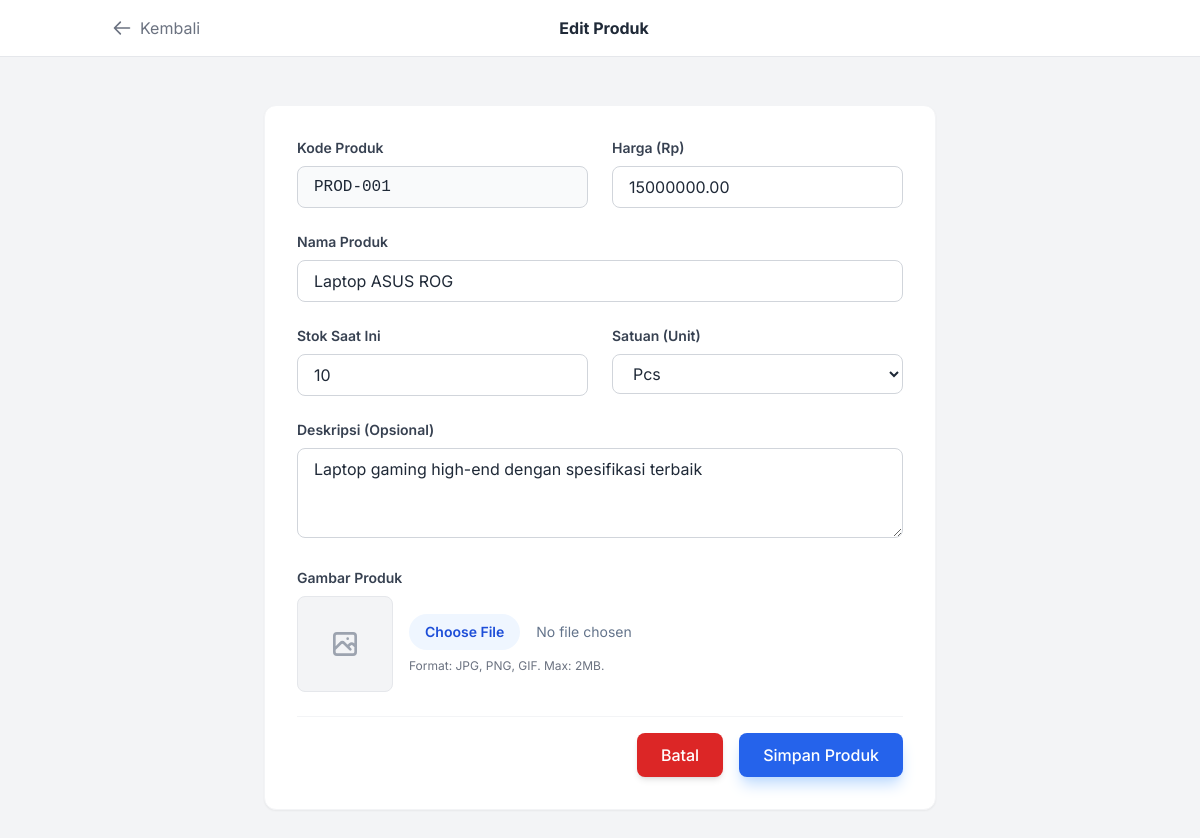
Page /page/products/form.php?id=1 on the committed database.
### tables this page shows
CREATE TABLE IF NOT EXISTS `products` (
  `id` int(11) NOT NULL AUTO_INCREMENT,
  `category_id` int(11) DEFAULT NULL,
  `code` varchar(50) DEFAULT NULL,
  `name` varchar(255) NOT NULL,
  `description` text DEFAULT NULL,
  `price` decimal(15,2) NOT NULL DEFAULT 0.00,
  `unit` varchar(50) DEFAULT 'pcs',
  `stock` int(11) DEFAULT 0,
  `min_stock` int(11) DEFAULT 0,
  `is_active` tinyint(1) NOT NULL DEFAULT 1,
  `created_at` timestamp NOT NULL DEFAULT CURRENT_TIMESTAMP,
  `updated_at` timestamp NOT NULL DEFAULT CURRENT_TIMESTAMP ON UPDATE CURRENT_TIMESTAMP,
  PRIMARY KEY (`id`),
  UNIQUE KEY `code` (`code`),
  KEY `category_id` (`category_id`),
  KEY `is_active` (`is_active`),
  CONSTRAINT `fk_products_category` FOREIGN KEY (`category_id`) REFERENCES `categories` (`id`) ON DELETE SET NULL
);

### page/products/form.php (the view, shortened to what this page needs)
<?php
$db = getDB();
$id = $_GET['id'] ?? null;
$product = [
    'code' => '',
    'name' => '',
    'price' => '',
    'stock' => '',
    'unit' => 'pcs',
    'description' => ''
];
$isEdit = false;
if ($id) {
    $stmt = $db->prepare("SELECT * FROM products WHERE id = ?");
    $stmt->execute([$id]);
    $items = $stmt->fetch();
    if ($items) {
        $product = $items;
        $isEdit = true;
    }
}
?>
<!DOCTYPE html>
<html lang="id">
<head>
    <script src="https://cdn.tailwindcss.com"></script>
</head>
<body class="text-gray-800">
    <nav class="bg-white border-b border-gray-200">
        <div class="container mx-auto px-6 py-4">
            <div class="flex items-center justify-between">
                <div class="flex items-center gap-3">
                    <a href="list.php" class="flex items-center text-gray-500 hover:text-gray-900 transition">
                        <svg class="w-5 h-5 mr-2" fill="none" stroke="currentColor" viewBox="0 0 24 24"><path stroke-linecap="round" stroke-linejoin="round" stroke-width="2" d="M10 19l-7-7m0 0l7-7m-7 7h18"/></svg>
                        Kembali
                    </a>
                </div>
                <div class="font-bold text-gray-800">
                    <?php echo $isEdit ? 'Edit Produk' : 'Tambah Produk Baru'; ?>
                </div>
            </div>
        </div>
    </nav>
    <main class="container mx-auto px-6 py-12">
        <div class="max-w-2xl mx-auto">
            <form action="save_product.php" method="POST" enctype="multipart/form-data" class="bg-white rounded-xl shadow-sm border border-gray-100 p-8">
                <div class="grid grid-cols-1 md:grid-cols-2 gap-6 mb-6">
                    <div class="col-span-1">
                        <label class="block text-sm font-semibold text-gray-700 mb-2">Kode Produk</label>
                        <input type="text" name="code" value="<?php echo htmlspecialchars($product['code']); ?>" required
                               class="w-full px-4 py-2 border border-gray-300 rounded-lg focus:ring-2 focus:ring-blue-500 focus:border-blue-500 outline-none transition uppercase font-mono bg-gray-50">
                    </div>
                    <div class="col-span-1">
                        <label class="block text-sm font-semibold text-gray-700 mb-2">Harga (Rp)</label>
                        <input type="number" name="price" value="<?php echo htmlspecialchars($product['price']); ?>" required
                               class="w-full px-4 py-2 border border-gray-300 rounded-lg focus:ring-2 focus:ring-blue-500 focus:border-blue-500 outline-none transition">
                    </div>
                    <div class="col-span-2">
                        <label class="block text-sm font-semibold text-gray-700 mb-2">Nama Produk</label>
                        <input type="text" name="name" value="<?php echo htmlspecialchars($product['name']); ?>" required
                               placeholder="Contoh: Jasa Desain Website"
                               class="w-full px-4 py-2 border border-gray-300 rounded-lg focus:ring-2 focus:ring-blue-500 focus:border-blue-500 outline-none transition">
                    </div>
                    <div class="col-span-1">
                        <label class="block text-sm font-semibold text-gray-700 mb-2">Stok Saat Ini</label>
                        <input type="number" name="stock" value="<?php echo htmlspecialchars($product['stock']); ?>"
                               class="w-full px-4 py-2 border border-gray-300 rounded-lg focus:ring-2 focus:ring-blue-500 focus:border-blue-500 outline-none transition">
                    </div>
                    <?php
                    $currentUnit = $product['unit'];
                    $selectedType = 'pcs';
                    if (strpos($currentUnit, 'cm') !== false && strpos($currentUnit, 'X') !== false) {
                        $selectedType = 'cm';
                        $clean = str_ireplace(' cm', '', $currentUnit);
                        $parts = explode(' X ', $clean);
                        $dimL = $parts[0] ?? '';
                        $dimW = $parts[1] ?? '';
                    } elseif (in_array(strtolower($currentUnit), ['pcs', 'box', 'ml'])) {
                        $selectedType = strtolower($currentUnit);
                    }
                    ?>
                    <div class="col-span-1">
                        <label class="block text-sm font-semibold text-gray-700 mb-2">Satuan (Unit)</label>
                        <select id="unitSelector" class="w-full px-4 py-2 border border-gray-300 rounded-lg focus:ring-2 focus:ring-blue-500 focus:border-blue-500 outline-none transition bg-white" onchange="updateUnitLogic()">
                            <option value="pcs" <?php echo $selectedType == 'pcs' ? 'selected' : ''; ?>>Pcs</option>
                        </select>
                    </div>
                    <div class="col-span-2">
                        <label class="block text-sm font-semibold text-gray-700 mb-2">Deskripsi (Opsional)</label>
                        <textarea name="description" rows="3"
                                  class="w-full px-4 py-2 border border-gray-300 rounded-lg focus:ring-2 focus:ring-blue-500 focus:border-blue-500 outline-none transition"><?php echo htmlspecialchars($product['description']); ?></textarea>
                    </div>
                    <div class="col-span-2">
                        <label class="block text-sm font-semibold text-gray-700 mb-2">Gambar Produk</label>
                        <div class="flex items-center gap-4">
                            <div id="imagePreview" class="w-24 h-24 bg-gray-100 border border-gray-200 rounded-lg flex items-center justify-center overflow-hidden">
                            </div>
                            <div class="flex-1">
                                <input type="file" name="image" id="imageInput" accept="image/*"
                                       class="block w-full text-sm text-slate-500
                                       file:mr-4 file:py-2 file:px-4
                                       file:rounded-full file:border-0
                                       file:text-sm file:font-semibold
                                       file:bg-blue-50 file:text-blue-700
                                       file:cursor-pointer hover:file:bg-blue-100 mb-2">
                                <p class="text-xs text-gray-500">Format: JPG, PNG, GIF. Max: 2MB.</p>
                            </div>
                        </div>
                    </div>
                </div>
                <div class="flex justify-end gap-4 pt-4 border-t border-gray-100">
                    <a href="list.php" class="px-6 py-2.5 bg-red-600 text-white font-medium rounded-lg hover:bg-red-700 shadow-md transition transform hover:-translate-y-0.5">Batal</a>
                    <button type="submit" class="px-6 py-2.5 bg-blue-600 text-white font-medium rounded-lg hover:bg-blue-700 shadow-lg shadow-blue-200 transition transform hover:-translate-y-0.5">
                        Simpan Produk
                    </button>
                </div>
            </form>
        </div>
    </main>
</body>
</html>

### page/products/form.php (style rules this page uses)
body { font-family: 'Inter', sans-serif; background-color: #f3f4f6; }

### rows in the picture
products: code "PROD-001", price "15000000.00", name "Laptop ASUS ROG", stock "10", unit "Pcs", description "Laptop gaming high-end dengan spesifikasi terbaik"
